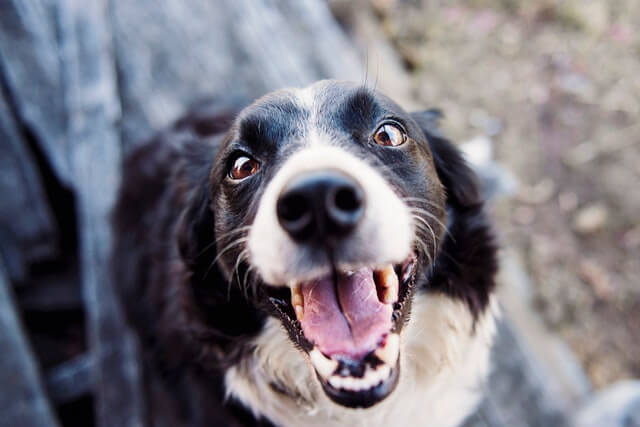
#> input picture Friday 08:30 - 10:30/E22CSEU1069_Adv_Cv_Labs/LAB 5/rgb_image.jpg, 640 x 427 px, given in place of sample_image.jpg, which was not available
$ jupyter execute Lab10_CV.ipynb   (shell and % lines are left out)
#> lines starting #> are read from the running program, lines starting #| are printed output that depends on the picture; long printed decimals are rounded; pictures that were not available may be replaced by others from this repository, and a replacement may not be noted
[cell 1]
# Install required packages

[cell 2]
# Imports
import cv2
import numpy as np
import os
import matplotlib.pyplot as plt
from skimage import img_as_float, restoration, metrics
from skimage.restoration import denoise_wavelet
from skimage.util import random_noise
from skimage.io import imread
from skimage.transform import resize
from PIL import Image
import warnings
warnings.filterwarnings("ignore")

# Paths to pre-uploaded files in Colab
image_path = "/content/sample_image.jpg"  # ⬅️ Replace with your actual image path
video_path = "/content/test.mp4"  # ⬅️ Replace with your actual video path

# Folder setup
os.makedirs("frames", exist_ok=True)
os.makedirs("processed_frames", exist_ok=True)
os.makedirs("collage", exist_ok=True)

# ========================================
# 🔹 PART 1: IMAGE DENOISING
# ========================================

def apply_denoising_filters(img):
    median_filtered = cv2.medianBlur(img, 5)
    wavelet_filtered = denoise_wavelet(img_as_float(img), channel_axis=-1)
    wavelet_filtered = (wavelet_filtered * 255).astype(np.uint8)
    noisy = random_noise(img, var=0.01)
    noisy = (noisy * 255).astype(np.uint8)
    return median_filtered, wavelet_filtered, noisy

def compute_metrics(original, denoised):
    mse = metrics.mean_squared_error(original, denoised)
    psnr = metrics.peak_signal_noise_ratio(original, denoised)
    ssim = metrics.structural_similarity(original, denoised, channel_axis=-1)
    return mse, psnr, ssim

# Load image
img = imread(image_path)
#> img is the input picture: shape (427, 640, 3); mean R, G, B 122.2, 119, 127.7
img = resize(img, (256, 256), anti_aliasing=True)
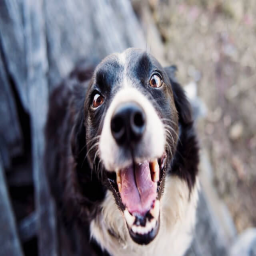
#> img: shape (256, 256, 3) float64; mean R, G, B 0.479, 0.467, 0.501
img = (img * 255).astype(np.uint8)

# Apply filters
median, wavelet, noisy = apply_denoising_filters(img)
#> in apply_denoising_filters, `median_filtered = cv2.medianBlur(img, 5)`:
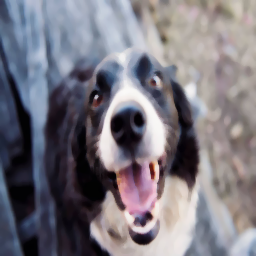
#> median_filtered: shape (256, 256, 3); mean R, G, B 121.8, 118.5, 127.3
#> in apply_denoising_filters, `noisy = random_noise(img, var=0.01)`:
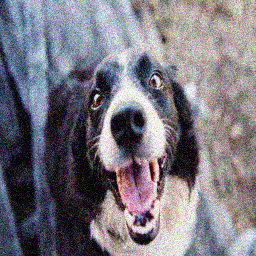
#> noisy: shape (256, 256, 3) float64; mean R, G, B 0.48, 0.467, 0.501

# Print metrics
print("🔸 Median Filter (MSE, PSNR, SSIM):", compute_metrics(img, median))
#> in compute_metrics, `mse = metrics.mean_squared_error(original, denoised)`: mse = 63.6
#> in compute_metrics, `psnr = metrics.peak_signal_noise_ratio(original, denoised)`: psnr = 30.1
#> in compute_metrics, `ssim = metrics.structural_similarity(original, denoised, channel_axis=..`: ssim = 0.938
#| 🔸 Median Filter (MSE, PSNR, SSIM): (63.602, 30.096, 0.9383)
print("🔸 Wavelet Filter (MSE, PSNR, SSIM):", compute_metrics(img, wavelet))
#| 🔸 Wavelet Filter (MSE, PSNR, SSIM): (0.5002, 51.139, 0.9987)

# Visualize results
plt.figure(figsize=(12,4))
plt.subplot(1,3,1); plt.imshow(median); plt.title("Median"); plt.axis('off')
plt.subplot(1,3,2); plt.imshow(wavelet); plt.title("Wavelet"); plt.axis('off')
plt.subplot(1,3,3); plt.imshow(noisy); plt.title("Noisy"); plt.axis('off')
plt.show()
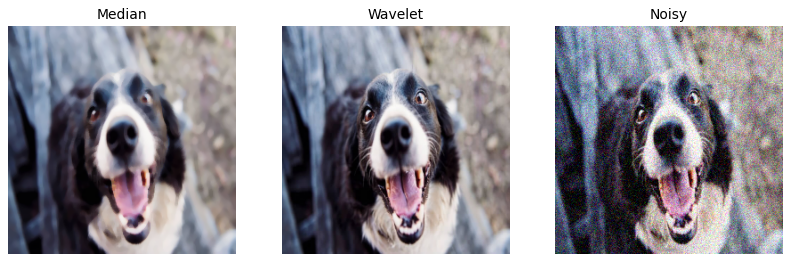
#> figure drawn by matplotlib, 3 panels

# ========================================
# 🔹 PART 2: EXTRACT FRAMES FROM VIDEO
# ========================================

cap = cv2.VideoCapture(video_path)
i = 0
while cap.isOpened():
    ret, frame = cap.read()
    if not ret:
        break
    cv2.imwrite(f"frames/frame_{i:04d}.jpg", frame)
    i += 1
cap.release()
print(f"✅ Extracted {i} frames from video.")

# ========================================
# 🔹 PART 3: PROCESS FRAMES
# ========================================

frame_files = sorted(os.listdir("frames"))
for fname in frame_files:
    frame = cv2.imread(os.path.join("frames", fname))
    gray = cv2.cvtColor(frame, cv2.COLOR_BGR2GRAY)

    adaptive_thresh = cv2.adaptiveThreshold(gray, 255,
                                            cv2.ADAPTIVE_THRESH_GAUSSIAN_C,
                                            cv2.THRESH_BINARY, 11, 2)
    blurred = cv2.GaussianBlur(gray, (5,5), 0)
    edges = cv2.Canny(gray, 100, 200)
    bitwise_not = cv2.bitwise_not(gray)

    collage = np.hstack([adaptive_thresh, blurred, edges, bitwise_not])
    cv2.imwrite(f"processed_frames/{fname}", collage)

# ========================================
# 🔹 PART 4: RECREATE VIDEO & COLLAGE
# ========================================

import glob
import shutil

# Rebuild the list of processed frame paths
frame_paths = sorted(glob.glob("processed_frames/*.jpg"))

# Use ffmpeg to generate video from processed frames

# Copy frames to temp folder with renamed order
for idx, path in enumerate(frame_paths):
    new_name = f"video_frames/frame_{idx:04d}.jpg"
    shutil.copy(path, new_name)

# Use ffmpeg to compile into video

# Confirm video size
if os.path.exists("processed_video.mp4") and os.path.getsize("processed_video.mp4") > 0:
    print("✅ Video created using ffmpeg: processed_video.mp4")
    from google.colab import files
    files.download("processed_video.mp4")
else:
    print("❌ ffmpeg video creation failed.")


# Make collage from first 10 frames
collage = []
for fname in frame_files[:10]:
    img = cv2.imread(os.path.join("frames", fname))
    img = cv2.resize(img, (150, 150))
    collage.append(img)

collage_img = np.hstack(collage)
cv2.imwrite("collage/collage.jpg", collage_img)

# Show collage
Image.open("collage/collage.jpg")
